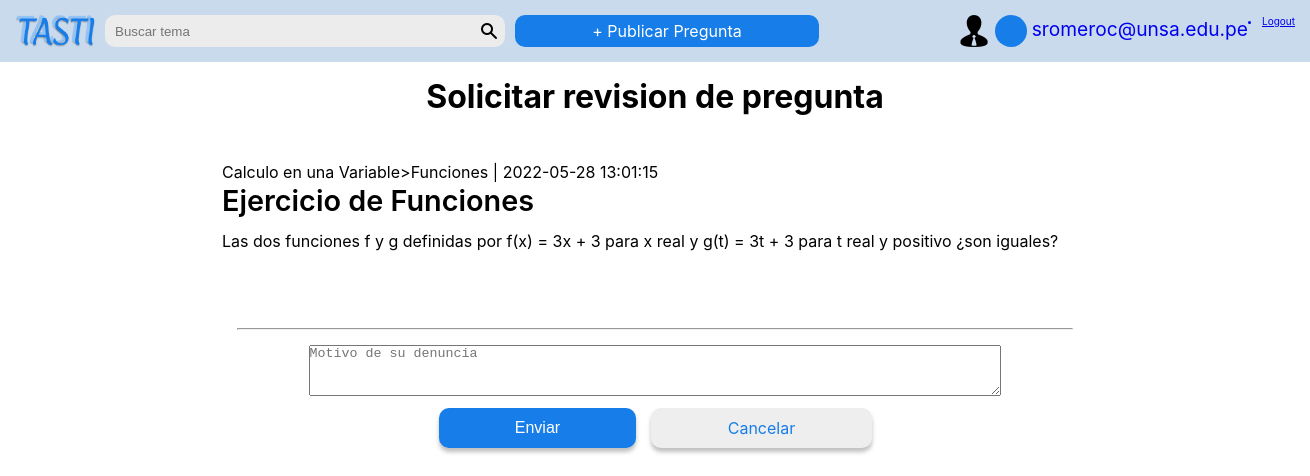
/controllers/solicitudController.php?action=go_to_formulario_revision&id_pregunta=11 (signed in), run on the app's committed database.
### tables this page shows
CREATE TABLE IF NOT EXISTS `pregunta` (
  `id` INT(11) NOT NULL AUTO_INCREMENT,
  `titulo` VARCHAR(255) NOT NULL,
  `descripcion` LONGTEXT NOT NULL,
  `curso` INT(8) NOT NULL,
  `tema` VARCHAR(45) NOT NULL,
  `fecha_publicacion` DATETIME NOT NULL,
  `cui_usuario` INT(8) NOT NULL,
  `disponibilidad` LONGTEXT NOT NULL,
  `estado` INT(1) NOT NULL,
  `fecha_limite` DATETIME NOT NULL,
  `cui_mentor` INT(8) NULL DEFAULT NULL,
  `fecha_meet` DATETIME NULL DEFAULT NULL,
  `link_meet` VARCHAR(45) NULL DEFAULT NULL,
  `reunion_privada` INT(1) NULL DEFAULT NULL,
  `max_participantes` INT(2) NULL DEFAULT NULL,
  `cupos_disponibles` INT(2) NULL DEFAULT NULL,
  PRIMARY KEY (`id`),
  UNIQUE INDEX `id_UNIQUE` (`id` ASC),
  INDEX `cui_pregunta_idx` (`cui_usuario` ASC),
  INDEX `cui_mentor_idx` (`cui_mentor` ASC),
  INDEX `id_curso_idx` (`curso` ASC),
  CONSTRAINT `cui_men`
    FOREIGN KEY (`cui_mentor`)
    REFERENCES `usuario` (`cui`)
    ON DELETE NO ACTION
    ON UPDATE NO ACTION,
  CONSTRAINT `cui_owner`
    FOREIGN KEY (`cui_usuario`)
    REFERENCES `usuario` (`cui`)
    ON DELETE NO ACTION
    ON UPDATE NO ACTION,
  CONSTRAINT `id_curso`
    FOREIGN KEY (`curso`)
    REFERENCES `curso` (`idcurso`)
    ON DELETE NO ACTION
    ON UPDATE NO ACTION);

CREATE TABLE IF NOT EXISTS `curso` (
  `idcurso` INT(8) NOT NULL,
  `nombre` VARCHAR(128) NOT NULL,
  `anio` INT(1) NOT NULL,
  `semestre` INT(1) NOT NULL,
  PRIMARY KEY (`idcurso`),
  UNIQUE INDEX `idcurso_UNIQUE` (`idcurso` ASC));

### config/conexion.php (called while the page is built, shortened)
<?php
class database {
    private $host = 'localhost';
    private $user = 'root';
    private $pass = '';
    private $dbname = 'tasti';
    private $dbh;
    private $stmt;
    public function __construct(){
        $dsn = 'mysql:host='.$this->host.';dbname='.$this->dbname;
        $options = array(
            PDO::ATTR_PERSISTENT => true,
            PDO::ATTR_ERRMODE => PDO::ERRMODE_EXCEPTION
        );
        try {
            $this->dbh = new PDO($dsn, $this->user, $this->pass, $options);
        }catch (PDOException $e) {
            $this->error = $e->getMessage();
            echo $this->error;
        }
    }
    public function query($sql){
        $this->stmt = $this->dbh->prepare($sql);
    }
    public function bind($param, $value, $type = null){
        if(is_null($type)){
            switch(true){
                default:
                    $type = PDO::PARAM_STR;
            }
        }
        $this->stmt->bindValue($param, $value, $type);
    }
    public function execute(){
        return $this->stmt->execute();
    }
    public function rowCount(){
        return $this->stmt->rowCount();
    }
    public function single(){
        $this->execute();
        return $this->stmt->fetch(PDO::FETCH_OBJ);
    }
}

### models/pregunta.php (called while the page is built, shortened)
<?php
require_once __DIR__.'/../config/conexion.php';
class Pregunta {
    private $db;
    public function __construct(){
        $this->db = new database;
    }
    public function findQuestionById($id) {
        $this->db->query("SELECT pregunta.*, curso.nombre 'nombre_curso' FROM pregunta_no_rechazada INNER JOIN pregunta on pregunta_no_rechazada.id=pregunta.id  INNER JOIN curso ON curso.idcurso=pregunta.curso WHERE pregunta.id = :id");
        $this->db->bind(':id', $id);
        $row = $this->db->single();
        if($this->db->rowCount() > 0){
            return $row;
        }else{
            return false;
        }
    }
}

### views/user__form_revisar_pregunta.php (the view, shortened to what this page needs)
<!DOCTYPE html>
<html lang="es">
    <head>
    </head>
    <body>
        <header>
            <?php
            include __DIR__.'../components/nav_bar.php';
            ?>
        </header>
    <main class="main-usando-navbar ">
        <div class="formulario">
        <h1>Solicitar revision de pregunta</h1>
        <form method="POST" action="../controllers/solicitudController.php">
            <div class="pregunta__info">
                <p><?php echo $datos_pregunta->nombre_curso; ?>><?php echo $datos_pregunta->tema;?> | <?php echo $datos_pregunta->fecha_publicacion;?></p>
                <h2><?php echo $datos_pregunta->titulo;?></h2><br/>
                <p><?php echo $datos_pregunta->descripcion;?></p><br/>
            </div>
            <hr>
            <textarea id="razon" name="razon" placeholder="Motivo de su denuncia"></textarea>
            <br/>
            <div class="button-box">
                <button class="button button_aceptar" type="submit">Enviar</button>
                <a class="button button_cancelar" href="../controllers/inicioController.php">Cancelar</a>
            </div>
        </form>
        </div>
    </main>
    </body>
</html>

### data on the page
pregunta: curso.nombre "Calculo en una Variable", tema "Funciones", fecha_publicacion "2022-05-28 13:01:15", titulo "Ejercicio de Funciones", descripcion "Las dos funciones f y g definidas por f(x) = 3x + 3 para x real y g(t) = 3t + 3 para t real y positivo ¿son iguales?"

### other printed values
$_SESSION['usersEmail'] "sromeroc@unsa.edu.pe"
